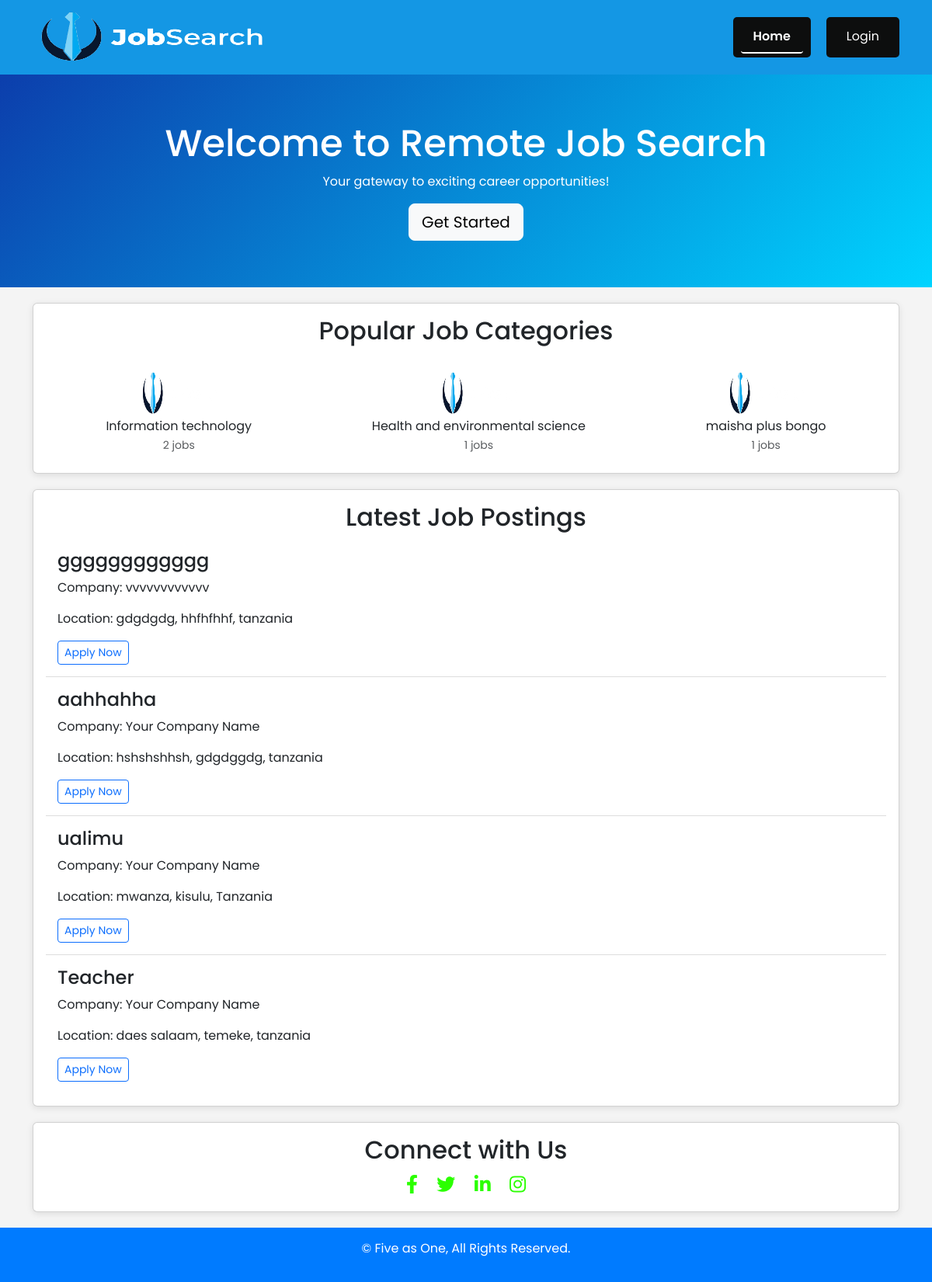
The page / on the database its author committed.
### tables this page shows
CREATE TABLE `categories` (
  `category_id` int(11) NOT NULL,
  `name` varchar(100) NOT NULL
);

CREATE TABLE `job_posts` (
  `job_id` int(11) NOT NULL,
  `employer_id` int(11) NOT NULL,
  `employer_name` varchar(40) NOT NULL DEFAULT '',
  `category_id` int(255) NOT NULL,
  `title` varchar(150) NOT NULL,
  `post_number` int(200) NOT NULL,
  `qualifications` varchar(500) NOT NULL,
  `salary_range` varchar(50) NOT NULL,
  `company_id` int(11) NOT NULL,
  `location_id` int(11) NOT NULL,
  `application_start` date NOT NULL,
  `duties` varchar(255) NOT NULL,
  `application_end` date NOT NULL,
  `posted_at` timestamp NULL DEFAULT current_timestamp(),
  `status` enum('active','closed') DEFAULT 'active'
);

CREATE TABLE `companies` (
  `company_id` int(11) NOT NULL,
  `name` varchar(150) NOT NULL,
  `industry` varchar(100) DEFAULT NULL,
  `website` varchar(255) DEFAULT NULL,
  `description` text DEFAULT NULL,
  `created_at` date NOT NULL,
  `verified` tinyint(1) NOT NULL DEFAULT 0
);

### index.php (the view, shortened to what this page needs)
<?php
require_once 'includes/db.php';
$stmt = $pdo->query("SELECT
    jp.title AS post_name,
    c.name AS employer,
    COALESCE(CONCAT(l.city, ', ', l.region, ', ', l.country), 'Unknown Location') AS location
FROM
    job_posts jp
JOIN
    companies c ON jp.company_id = c.company_id
LEFT JOIN
    locations l ON jp.location_id = l.location_id
WHERE
    jp.status = 'active'
ORDER BY
    jp.posted_at DESC
LIMIT 6");
$jobs = $stmt->fetchAll(PDO::FETCH_ASSOC);
$categories_stmt = $pdo->query("SELECT
    c.category_id,
    c.name,
    COUNT(jp.job_id) AS jobs_count
FROM
    categories c
LEFT JOIN
    job_posts jp ON c.category_id = jp.category_id AND jp.status = 'active'
GROUP BY
    c.category_id, c.name
ORDER BY
    jobs_count DESC
LIMIT 6");
$categories = $categories_stmt->fetchAll(PDO::FETCH_ASSOC);
?>
<!DOCTYPE html>
<html lang="en">
<head>
    <link rel="stylesheet" href="https://cdn.jsdelivr.net/npm/bootstrap@5.3.2/dist/css/bootstrap.min.css" />
    <link rel="stylesheet" href="https://cdnjs.cloudflare.com/ajax/libs/font-awesome/5.15.4/css/all.min.css" />
    <link rel="stylesheet" href="assets/main_nav.css" />
</head>
<body>
    <nav class="navbar navbar-expand-lg bg-primary">
        <div class="container">
            <a class="navbar-brand" href="index.php"><img src="templates/pwk.png" alt="Logo" height="40" /></a>
            <div class="collapse navbar-collapse justify-content-end" id="navbarNav">
                <ul class="navbar-nav">
                    <li class="nav-item"><a class="nav-link active" href="index.php">Home</a></li>
                    <li class="nav-item"><a class="nav-link" href="login.php">Login</a></li>
                </ul>
            </div>
        </div>
    </nav>
    <div class="hero">
        <h1>Welcome to Remote Job Search</h1>
        <p>Your gateway to exciting career opportunities!</p>
        <a href="login.php" class="btn btn-light btn-lg">Get Started</a>
    </div>
    <div class="container">
        <div class="card">
            <div class="card-body text-center">
                <h2>Popular Job Categories</h2>
                <div class="d-flex justify-content-around mt-4 flex-wrap">
                    <?php if (count($categories) > 0): ?>
                        <?php foreach ($categories as $category): ?>
                            <div class="text-center m-2">
                                <img src="../templates/pwk.png" width="100" height="60"
                                    alt="<?= htmlspecialchars($category['name']) ?>" />
                                <p class="mb-0"><?= htmlspecialchars($category['name']) ?></p>
                                <small class="text-muted"><?= $category['jobs_count'] ?> jobs</small>
                            </div>
                        <?php endforeach; ?>
                    <?php else: ?>
                        <p>No categories available at the moment.</p>
                    <?php endif; ?>
                </div>
            </div>
        </div>
        <div class="card">
            <div class="card-body">
                <h2 class="text-center">Latest Job Postings</h2>
                <div id="job-list">
                    <?php if (count($jobs) > 0): ?>
                        <?php foreach ($jobs as $job): ?>
                            <div class="job-item">
                                <h4><?= htmlspecialchars($job['post_name']) ?></h4>
                                <p>Company: <?= htmlspecialchars($job['employer']) ?></p>
                                <p>Location: <?= htmlspecialchars($job['location']) ?></p>
                                <a href="login.php" class="btn btn-sm btn-outline-primary">Apply Now</a>
                            </div>
                        <?php endforeach; ?>
                    <?php else: ?>
                        <p>No job postings available at the moment.</p>
                    <?php endif; ?>
                </div>
            </div>
        </div>
        <div class="card">
            <div class="card-body text-center">
                <h2>Connect with Us</h2>
                <div class="social-icons">
                    <a href="#"><i class="fab fa-facebook-f"></i></a>
                    <a href="#"><i class="fab fa-twitter"></i></a>
                    <a href="#"><i class="fab fa-linkedin-in"></i></a>
                    <a href="#"><i class="fab fa-instagram"></i></a>
                </div>
            </div>
        </div>
    </div>
    <?php include 'footer.php'; ?>
</body>
</html>

### footer.php (shortened to what this page needs)
<div class="footer">
       <p>&copy; Five as One, All Rights Reserved.</p>
   </div>

### assets/main_nav.css (style rules this page uses)
.navbar-brand img { width: 300px; height: 70px; }
.nav-item { margin-left: 20px; background-color: rgb(13, 14, 14); border-radius: 5px; padding: 5px 10px; }
.nav-link { color: white !important; }
.bg-primary { background-color: #1497e4 !important; }
.navbar-nav .nav-link { color: white !important; transition: background-color 0.3s ease, transform 0.2s ease; padding: 0.5rem 1rem !important; border-radius: 4px; }
.navbar-nav .nav-link.active { font-weight: 600; border-bottom: 2px solid #fff; }

### index.php (style rules this page uses)
body { font-family: 'Poppins', sans-serif; background-color: #f4f4f4; }
.hero { background: linear-gradient(135deg, rgb(12, 62, 172), #00d4ff); color: white; padding: 60px 30px; text-align: center; }
.hero h1 { font-size: 3rem; }
.card { margin: 20px 0; box-shadow: 0 2px 8px rgba(0, 0, 0, 0.1); }
.job-item { padding: 15px; border-bottom: 1px solid #ddd; }
.job-item:last-child { border-bottom: none; }
.social-icons a { margin: 0 10px; font-size: 1.5rem; color: rgb(43, 255, 0); }

### footer.php (style rules this page uses)
.footer { background-color: #007bff; color: white; text-align: center; padding: 15px 0; }

### rows shown on the page
categories: name "Information technology", jobs_count "2"
categories: name "Health and environmental science", jobs_count "1"
categories: name "maisha plus bongo", jobs_count "1"
job_posts: title "gggggggggggg", company.name "vvvvvvvvvvvv", location "gdgdgdg, hhfhfhhf, tanzania"
job_posts: title "aahhahha", company.name "Your Company Name", location "hshshshhsh, gdgdggdg, tanzania"
job_posts: title "ualimu", company.name "Your Company Name", location "mwanza, kisulu, Tanzania"
job_posts: title "Teacher", company.name "Your Company Name", location "daes salaam, temeke, tanzania"
